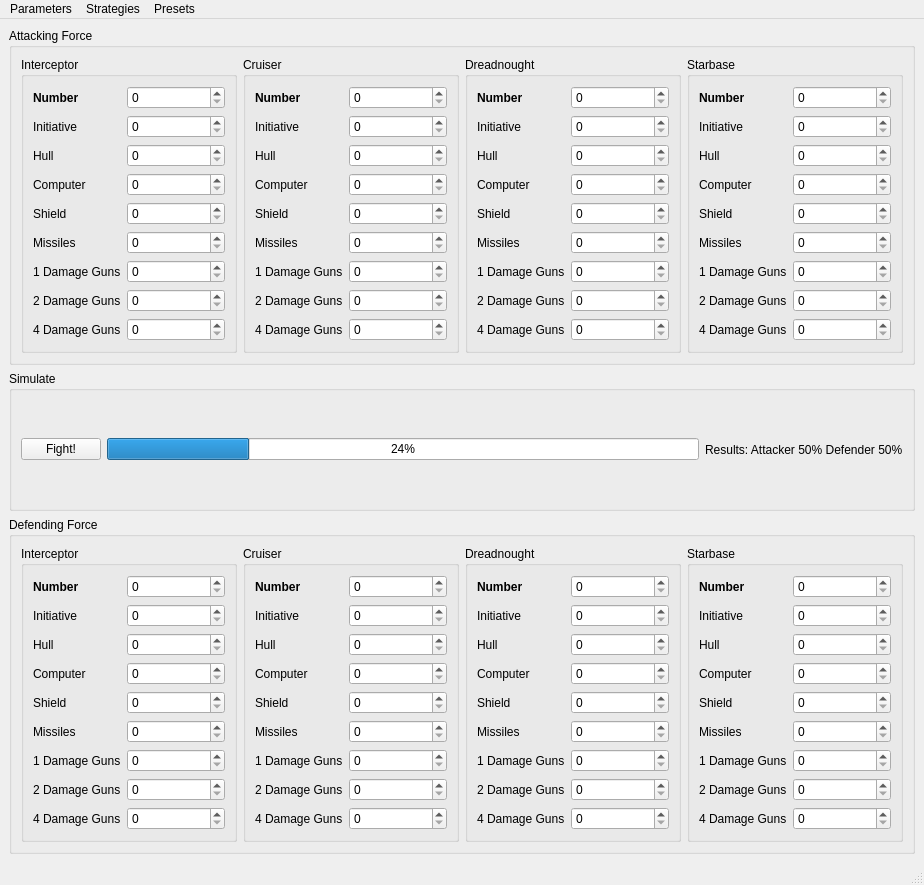
<?xml version="1.0" encoding="UTF-8"?>
<ui version="4.0">
 <class>mainWindow</class>
 <widget class="QMainWindow" name="mainWindow">
  <property name="geometry">
   <rect>
    <x>0</x>
    <y>0</y>
    <width>924</width>
    <height>885</height>
   </rect>
  </property>
  <property name="windowTitle">
   <string>Eclipse Battle Simulator</string>
  </property>
  <widget class="QWidget" name="centralwidget">
   <layout class="QVBoxLayout" name="verticalLayout">
    <item>
     <widget class="QGroupBox" name="groupBox">
      <property name="title">
       <string>Attacking Force</string>
      </property>
      <layout class="QGridLayout" name="gridLayout">
       <item row="0" column="0">
        <widget class="QGroupBox" name="groupBox_2">
         <property name="title">
          <string>Interceptor</string>
         </property>
         <layout class="QFormLayout" name="formLayout">
          <item row="0" column="0">
           <widget class="QLabel" name="label_33">
            <property name="font">
             <font>
              <weight>75</weight>
              <bold>true</bold>
             </font>
            </property>
            <property name="text">
             <string>Number</string>
            </property>
           </widget>
          </item>
          <item row="0" column="1">
           <widget class="QSpinBox" name="spinBox"/>
          </item>
          <item row="1" column="0">
           <widget class="QLabel" name="label_4">
            <property name="text">
             <string>Initiative</string>
            </property>
           </widget>
          </item>
          <item row="1" column="1">
           <widget class="QSpinBox" name="spinBox_5"/>
          </item>
          <item row="2" column="0">
           <widget class="QLabel" name="label">
            <property name="text">
             <string>Hull</string>
            </property>
           </widget>
          </item>
          <item row="2" column="1">
           <widget class="QSpinBox" name="spinBox_2"/>
          </item>
          <item row="3" column="0">
           <widget class="QLabel" name="label_2">
            <property name="text">
             <string>Computer</string>
            </property>
           </widget>
          </item>
          <item row="3" column="1">
           <widget class="QSpinBox" name="spinBox_3"/>
          </item>
          <item row="4" column="0">
           <widget class="QLabel" name="label_3">
            <property name="text">
             <string>Shield</string>
            </property>
           </widget>
          </item>
          <item row="4" column="1">
           <widget class="QSpinBox" name="spinBox_4"/>
          </item>
          <item row="5" column="0">
           <widget class="QLabel" name="label_5">
            <property name="text">
             <string>Missiles</string>
            </property>
           </widget>
          </item>
          <item row="5" column="1">
           <widget class="QSpinBox" name="spinBox_6"/>
          </item>
          <item row="6" column="0">
           <widget class="QLabel" name="label_6">
            <property name="text">
             <string>1 Damage Guns</string>
            </property>
           </widget>
          </item>
          <item row="6" column="1">
           <widget class="QSpinBox" name="spinBox_7"/>
          </item>
          <item row="7" column="0">
           <widget class="QLabel" name="label_7">
            <property name="text">
             <string>2 Damage Guns</string>
            </property>
           </widget>
          </item>
          <item row="7" column="1">
           <widget class="QSpinBox" name="spinBox_8"/>
          </item>
          <item row="8" column="0">
           <widget class="QLabel" name="label_8">
            <property name="text">
             <string>4 Damage Guns</string>
            </property>
           </widget>
          </item>
          <item row="8" column="1">
           <widget class="QSpinBox" name="spinBox_9"/>
          </item>
         </layout>
        </widget>
       </item>
       <item row="0" column="2">
        <widget class="QGroupBox" name="groupBox_5">
         <property name="title">
          <string>Dreadnought</string>
         </property>
         <layout class="QFormLayout" name="formLayout_4">
          <item row="0" column="0">
           <widget class="QLabel" name="label_36">
            <property name="font">
             <font>
              <weight>75</weight>
              <bold>true</bold>
             </font>
            </property>
            <property name="text">
             <string>Number</string>
            </property>
           </widget>
          </item>
          <item row="0" column="1">
           <widget class="QSpinBox" name="spinBox_39"/>
          </item>
          <item row="1" column="0">
           <widget class="QLabel" name="label_28">
            <property name="text">
             <string>Initiative</string>
            </property>
           </widget>
          </item>
          <item row="1" column="1">
           <widget class="QSpinBox" name="spinBox_31"/>
          </item>
          <item row="2" column="0">
           <widget class="QLabel" name="label_25">
            <property name="text">
             <string>Hull</string>
            </property>
           </widget>
          </item>
          <item row="2" column="1">
           <widget class="QSpinBox" name="spinBox_28"/>
          </item>
          <item row="3" column="0">
           <widget class="QLabel" name="label_26">
            <property name="text">
             <string>Computer</string>
            </property>
           </widget>
          </item>
          <item row="3" column="1">
           <widget class="QSpinBox" name="spinBox_29"/>
          </item>
          <item row="4" column="0">
           <widget class="QLabel" name="label_27">
            <property name="text">
             <string>Shield</string>
            </property>
           </widget>
          </item>
          <item row="4" column="1">
           <widget class="QSpinBox" name="spinBox_30"/>
          </item>
          <item row="5" column="0">
           <widget class="QLabel" name="label_29">
            <property name="text">
             <string>Missiles</string>
            </property>
           </widget>
          </item>
          <item row="5" column="1">
           <widget class="QSpinBox" name="spinBox_32"/>
          </item>
          <item row="6" column="0">
           <widget class="QLabel" name="label_30">
            <property name="text">
             <string>1 Damage Guns</string>
            </property>
           </widget>
          </item>
          <item row="6" column="1">
           <widget class="QSpinBox" name="spinBox_33"/>
          </item>
          <item row="7" column="0">
           <widget class="QLabel" name="label_31">
            <property name="text">
             <string>2 Damage Guns</string>
            </property>
           </widget>
          </item>
          <item row="7" column="1">
           <widget class="QSpinBox" name="spinBox_34"/>
          </item>
          <item row="8" column="0">
           <widget class="QLabel" name="label_32">
            <property name="text">
             <string>4 Damage Guns</string>
            </property>
           </widget>
          </item>
          <item row="8" column="1">
           <widget class="QSpinBox" name="spinBox_35"/>
          </item>
         </layout>
        </widget>
       </item>
       <item row="0" column="1">
        <widget class="QGroupBox" name="groupBox_3">
         <property name="title">
          <string>Cruiser</string>
         </property>
         <layout class="QFormLayout" name="formLayout_2">
          <item row="0" column="0">
           <widget class="QLabel" name="label_34">
            <property name="font">
             <font>
              <weight>75</weight>
              <bold>true</bold>
             </font>
            </property>
            <property name="text">
             <string>Number</string>
            </property>
           </widget>
          </item>
          <item row="0" column="1">
           <widget class="QSpinBox" name="spinBox_37"/>
          </item>
          <item row="1" column="0">
           <widget class="QLabel" name="label_12">
            <property name="text">
             <string>Initiative</string>
            </property>
           </widget>
          </item>
          <item row="1" column="1">
           <widget class="QSpinBox" name="spinBox_13"/>
          </item>
          <item row="2" column="0">
           <widget class="QLabel" name="label_9">
            <property name="text">
             <string>Hull</string>
            </property>
           </widget>
          </item>
          <item row="2" column="1">
           <widget class="QSpinBox" name="spinBox_10"/>
          </item>
          <item row="3" column="0">
           <widget class="QLabel" name="label_10">
            <property name="text">
             <string>Computer</string>
            </property>
           </widget>
          </item>
          <item row="3" column="1">
           <widget class="QSpinBox" name="spinBox_11"/>
          </item>
          <item row="4" column="0">
           <widget class="QLabel" name="label_11">
            <property name="text">
             <string>Shield</string>
            </property>
           </widget>
          </item>
          <item row="4" column="1">
           <widget class="QSpinBox" name="spinBox_12"/>
          </item>
          <item row="5" column="0">
           <widget class="QLabel" name="label_13">
            <property name="text">
             <string>Missiles</string>
            </property>
           </widget>
          </item>
          <item row="5" column="1">
           <widget class="QSpinBox" name="spinBox_14"/>
          </item>
          <item row="6" column="0">
           <widget class="QLabel" name="label_14">
            <property name="text">
             <string>1 Damage Guns</string>
            </property>
           </widget>
          </item>
          <item row="6" column="1">
           <widget class="QSpinBox" name="spinBox_15"/>
          </item>
          <item row="7" column="0">
           <widget class="QLabel" name="label_15">
            <property name="text">
             <string>2 Damage Guns</string>
            </property>
           </widget>
          </item>
          <item row="7" column="1">
           <widget class="QSpinBox" name="spinBox_16"/>
          </item>
          <item row="8" column="0">
           <widget class="QLabel" name="label_16">
            <property name="text">
             <string>4 Damage Guns</string>
            </property>
           </widget>
          </item>
          <item row="8" column="1">
           <widget class="QSpinBox" name="spinBox_17"/>
          </item>
         </layout>
        </widget>
       </item>
       <item row="0" column="3">
        <widget class="QGroupBox" name="groupBox_4">
         <property name="title">
          <string>Starbase</string>
         </property>
         <layout class="QFormLayout" name="formLayout_3">
          <item row="0" column="0">
           <widget class="QLabel" name="label_37">
            <property name="font">
             <font>
              <weight>75</weight>
              <bold>true</bold>
             </font>
            </property>
            <property name="text">
             <string>Number</string>
            </property>
           </widget>
          </item>
          <item row="0" column="1">
           <widget class="QSpinBox" name="spinBox_38"/>
          </item>
          <item row="1" column="0">
           <widget class="QLabel" name="label_20">
            <property name="text">
             <string>Initiative</string>
            </property>
           </widget>
          </item>
          <item row="1" column="1">
           <widget class="QSpinBox" name="spinBox_22"/>
          </item>
          <item row="2" column="0">
           <widget class="QLabel" name="label_17">
            <property name="text">
             <string>Hull</string>
            </property>
           </widget>
          </item>
          <item row="2" column="1">
           <widget class="QSpinBox" name="spinBox_19"/>
          </item>
          <item row="3" column="0">
           <widget class="QLabel" name="label_18">
            <property name="text">
             <string>Computer</string>
            </property>
           </widget>
          </item>
          <item row="3" column="1">
           <widget class="QSpinBox" name="spinBox_20"/>
          </item>
          <item row="4" column="0">
           <widget class="QLabel" name="label_19">
            <property name="text">
             <string>Shield</string>
            </property>
           </widget>
          </item>
          <item row="4" column="1">
           <widget class="QSpinBox" name="spinBox_21"/>
          </item>
          <item row="5" column="0">
           <widget class="QLabel" name="label_21">
            <property name="text">
             <string>Missiles</string>
            </property>
           </widget>
          </item>
          <item row="5" column="1">
           <widget class="QSpinBox" name="spinBox_23"/>
          </item>
          <item row="6" column="0">
           <widget class="QLabel" name="label_22">
            <property name="text">
             <string>1 Damage Guns</string>
            </property>
           </widget>
          </item>
          <item row="6" column="1">
           <widget class="QSpinBox" name="spinBox_24"/>
          </item>
          <item row="7" column="0">
           <widget class="QLabel" name="label_23">
            <property name="text">
             <string>2 Damage Guns</string>
            </property>
           </widget>
          </item>
          <item row="7" column="1">
           <widget class="QSpinBox" name="spinBox_25"/>
          </item>
          <item row="8" column="0">
           <widget class="QLabel" name="label_24">
            <property name="text">
             <string>4 Damage Guns</string>
            </property>
           </widget>
          </item>
          <item row="8" column="1">
           <widget class="QSpinBox" name="spinBox_26"/>
          </item>
         </layout>
        </widget>
       </item>
      </layout>
     </widget>
    </item>
    <item>
     <widget class="QGroupBox" name="groupBox_11">
      <property name="title">
       <string>Simulate</string>
      </property>
      <layout class="QHBoxLayout" name="horizontalLayout">
       <item>
        <widget class="QPushButton" name="pushButton">
         <property name="text">
          <string>Fight!</string>
         </property>
        </widget>
       </item>
       <item>
        <widget class="QProgressBar" name="progressBar">
         <property name="value">
          <number>24</number>
         </property>
        </widget>
       </item>
       <item>
        <widget class="QLabel" name="label_73">
         <property name="text">
          <string>Results: Attacker 50% Defender 50%</string>
         </property>
        </widget>
       </item>
      </layout>
     </widget>
    </item>
    <item>
     <widget class="QGroupBox" name="groupBox_6">
      <property name="title">
       <string>Defending Force</string>
      </property>
      <layout class="QGridLayout" name="gridLayout_2">
       <item row="0" column="0">
        <widget class="QGroupBox" name="groupBox_7">
         <property name="title">
          <string>Interceptor</string>
         </property>
         <layout class="QFormLayout" name="formLayout_5">
          <item row="0" column="0">
           <widget class="QLabel" name="label_35">
            <property name="font">
             <font>
              <weight>75</weight>
              <bold>true</bold>
             </font>
            </property>
            <property name="text">
             <string>Number</string>
            </property>
           </widget>
          </item>
          <item row="0" column="1">
           <widget class="QSpinBox" name="spinBox_18"/>
          </item>
          <item row="1" column="0">
           <widget class="QLabel" name="label_38">
            <property name="text">
             <string>Initiative</string>
            </property>
           </widget>
          </item>
          <item row="1" column="1">
           <widget class="QSpinBox" name="spinBox_27"/>
          </item>
          <item row="2" column="0">
           <widget class="QLabel" name="label_39">
            <property name="text">
             <string>Hull</string>
            </property>
           </widget>
          </item>
          <item row="2" column="1">
           <widget class="QSpinBox" name="spinBox_36"/>
          </item>
          <item row="3" column="0">
           <widget class="QLabel" name="label_40">
            <property name="text">
             <string>Computer</string>
            </property>
           </widget>
          </item>
          <item row="3" column="1">
           <widget class="QSpinBox" name="spinBox_40"/>
          </item>
          <item row="4" column="0">
           <widget class="QLabel" name="label_41">
            <property name="text">
             <string>Shield</string>
            </property>
           </widget>
          </item>
          <item row="4" column="1">
           <widget class="QSpinBox" name="spinBox_41"/>
          </item>
          <item row="5" column="0">
           <widget class="QLabel" name="label_42">
            <property name="text">
             <string>Missiles</string>
            </property>
           </widget>
          </item>
          <item row="5" column="1">
           <widget class="QSpinBox" name="spinBox_42"/>
          </item>
          <item row="6" column="0">
           <widget class="QLabel" name="label_43">
            <property name="text">
             <string>1 Damage Guns</string>
            </property>
           </widget>
          </item>
          <item row="6" column="1">
           <widget class="QSpinBox" name="spinBox_43"/>
          </item>
          <item row="7" column="0">
           <widget class="QLabel" name="label_44">
            <property name="text">
             <string>2 Damage Guns</string>
            </property>
           </widget>
          </item>
          <item row="7" column="1">
           <widget class="QSpinBox" name="spinBox_44"/>
          </item>
          <item row="8" column="0">
           <widget class="QLabel" name="label_45">
            <property name="text">
             <string>4 Damage Guns</string>
            </property>
           </widget>
          </item>
          <item row="8" column="1">
           <widget class="QSpinBox" name="spinBox_45"/>
          </item>
         </layout>
        </widget>
       </item>
       <item row="0" column="2">
        <widget class="QGroupBox" name="groupBox_8">
         <property name="title">
          <string>Dreadnought</string>
         </property>
         <layout class="QFormLayout" name="formLayout_6">
          <item row="0" column="0">
           <widget class="QLabel" name="label_46">
            <property name="font">
             <font>
              <weight>75</weight>
              <bold>true</bold>
             </font>
            </property>
            <property name="text">
             <string>Number</string>
            </property>
           </widget>
          </item>
          <item row="0" column="1">
           <widget class="QSpinBox" name="spinBox_46"/>
          </item>
          <item row="1" column="0">
           <widget class="QLabel" name="label_47">
            <property name="text">
             <string>Initiative</string>
            </property>
           </widget>
          </item>
          <item row="1" column="1">
           <widget class="QSpinBox" name="spinBox_47"/>
          </item>
          <item row="2" column="0">
           <widget class="QLabel" name="label_48">
            <property name="text">
             <string>Hull</string>
            </property>
           </widget>
          </item>
          <item row="2" column="1">
           <widget class="QSpinBox" name="spinBox_48"/>
          </item>
          <item row="3" column="0">
           <widget class="QLabel" name="label_49">
            <property name="text">
             <string>Computer</string>
            </property>
           </widget>
          </item>
          <item row="3" column="1">
           <widget class="QSpinBox" name="spinBox_49"/>
          </item>
          <item row="4" column="0">
           <widget class="QLabel" name="label_50">
            <property name="text">
             <string>Shield</string>
            </property>
           </widget>
          </item>
          <item row="4" column="1">
           <widget class="QSpinBox" name="spinBox_50"/>
          </item>
          <item row="5" column="0">
           <widget class="QLabel" name="label_51">
            <property name="text">
             <string>Missiles</string>
            </property>
           </widget>
          </item>
          <item row="5" column="1">
           <widget class="QSpinBox" name="spinBox_51"/>
          </item>
          <item row="6" column="0">
           <widget class="QLabel" name="label_52">
            <property name="text">
             <string>1 Damage Guns</string>
            </property>
           </widget>
          </item>
          <item row="6" column="1">
           <widget class="QSpinBox" name="spinBox_52"/>
          </item>
          <item row="7" column="0">
           <widget class="QLabel" name="label_53">
            <property name="text">
             <string>2 Damage Guns</string>
            </property>
           </widget>
          </item>
          <item row="7" column="1">
           <widget class="QSpinBox" name="spinBox_53"/>
          </item>
          <item row="8" column="0">
           <widget class="QLabel" name="label_54">
            <property name="text">
             <string>4 Damage Guns</string>
            </property>
           </widget>
          </item>
          <item row="8" column="1">
           <widget class="QSpinBox" name="spinBox_54"/>
          </item>
         </layout>
        </widget>
       </item>
       <item row="0" column="1">
        <widget class="QGroupBox" name="groupBox_9">
         <property name="title">
          <string>Cruiser</string>
         </property>
         <layout class="QFormLayout" name="formLayout_7">
          <item row="0" column="0">
           <widget class="QLabel" name="label_55">
            <property name="font">
             <font>
              <weight>75</weight>
              <bold>true</bold>
             </font>
            </property>
            <property name="text">
             <string>Number</string>
            </property>
           </widget>
          </item>
          <item row="0" column="1">
           <widget class="QSpinBox" name="spinBox_55"/>
          </item>
          <item row="1" column="0">
           <widget class="QLabel" name="label_56">
            <property name="text">
             <string>Initiative</string>
            </property>
           </widget>
          </item>
          <item row="1" column="1">
           <widget class="QSpinBox" name="spinBox_56"/>
          </item>
          <item row="2" column="0">
           <widget class="QLabel" name="label_57">
            <property name="text">
             <string>Hull</string>
            </property>
           </widget>
          </item>
          <item row="2" column="1">
           <widget class="QSpinBox" name="spinBox_57"/>
          </item>
          <item row="3" column="0">
           <widget class="QLabel" name="label_58">
            <property name="text">
             <string>Computer</string>
            </property>
           </widget>
          </item>
          <item row="3" column="1">
           <widget class="QSpinBox" name="spinBox_58"/>
          </item>
          <item row="4" column="0">
           <widget class="QLabel" name="label_59">
            <property name="text">
             <string>Shield</string>
            </property>
           </widget>
          </item>
          <item row="4" column="1">
           <widget class="QSpinBox" name="spinBox_59"/>
          </item>
          <item row="5" column="0">
           <widget class="QLabel" name="label_60">
            <property name="text">
             <string>Missiles</string>
            </property>
           </widget>
          </item>
          <item row="5" column="1">
           <widget class="QSpinBox" name="spinBox_60"/>
          </item>
          <item row="6" column="0">
           <widget class="QLabel" name="label_61">
            <property name="text">
             <string>1 Damage Guns</string>
            </property>
           </widget>
          </item>
          <item row="6" column="1">
           <widget class="QSpinBox" name="spinBox_61"/>
          </item>
          <item row="7" column="0">
           <widget class="QLabel" name="label_62">
            <property name="text">
             <string>2 Damage Guns</string>
            </property>
           </widget>
          </item>
          <item row="7" column="1">
           <widget class="QSpinBox" name="spinBox_62"/>
          </item>
          <item row="8" column="0">
           <widget class="QLabel" name="label_63">
            <property name="text">
             <string>4 Damage Guns</string>
            </property>
           </widget>
          </item>
          <item row="8" column="1">
           <widget class="QSpinBox" name="spinBox_63"/>
          </item>
         </layout>
        </widget>
       </item>
       <item row="0" column="3">
        <widget class="QGroupBox" name="groupBox_10">
         <property name="title">
          <string>Starbase</string>
         </property>
         <layout class="QFormLayout" name="formLayout_8">
          <item row="0" column="0">
           <widget class="QLabel" name="label_64">
            <property name="font">
             <font>
              <weight>75</weight>
              <bold>true</bold>
             </font>
            </property>
            <property name="text">
             <string>Number</string>
            </property>
           </widget>
          </item>
          <item row="0" column="1">
           <widget class="QSpinBox" name="spinBox_64"/>
          </item>
          <item row="1" column="0">
           <widget class="QLabel" name="label_65">
            <property name="text">
             <string>Initiative</string>
            </property>
           </widget>
          </item>
          <item row="1" column="1">
           <widget class="QSpinBox" name="spinBox_65"/>
          </item>
          <item row="2" column="0">
           <widget class="QLabel" name="label_66">
            <property name="text">
             <string>Hull</string>
            </property>
           </widget>
          </item>
          <item row="2" column="1">
           <widget class="QSpinBox" name="spinBox_66"/>
          </item>
          <item row="3" column="0">
           <widget class="QLabel" name="label_67">
            <property name="text">
             <string>Computer</string>
            </property>
           </widget>
          </item>
          <item row="3" column="1">
           <widget class="QSpinBox" name="spinBox_67"/>
          </item>
          <item row="4" column="0">
           <widget class="QLabel" name="label_68">
            <property name="text">
             <string>Shield</string>
            </property>
           </widget>
          </item>
          <item row="4" column="1">
           <widget class="QSpinBox" name="spinBox_68"/>
          </item>
          <item row="5" column="0">
           <widget class="QLabel" name="label_69">
            <property name="text">
             <string>Missiles</string>
            </property>
           </widget>
          </item>
          <item row="5" column="1">
           <widget class="QSpinBox" name="spinBox_69"/>
          </item>
          <item row="6" column="0">
           <widget class="QLabel" name="label_70">
            <property name="text">
             <string>1 Damage Guns</string>
            </property>
           </widget>
          </item>
          <item row="6" column="1">
           <widget class="QSpinBox" name="spinBox_70"/>
          </item>
          <item row="7" column="0">
           <widget class="QLabel" name="label_71">
            <property name="text">
             <string>2 Damage Guns</string>
            </property>
           </widget>
          </item>
          <item row="7" column="1">
           <widget class="QSpinBox" name="spinBox_71"/>
          </item>
          <item row="8" column="0">
           <widget class="QLabel" name="label_72">
            <property name="text">
             <string>4 Damage Guns</string>
            </property>
           </widget>
          </item>
          <item row="8" column="1">
           <widget class="QSpinBox" name="spinBox_72"/>
          </item>
         </layout>
        </widget>
       </item>
      </layout>
     </widget>
    </item>
   </layout>
  </widget>
  <widget class="QMenuBar" name="menubar">
   <property name="geometry">
    <rect>
     <x>0</x>
     <y>0</y>
     <width>924</width>
     <height>19</height>
    </rect>
   </property>
   <widget class="QMenu" name="menuSimulation">
    <property name="title">
     <string>Parameters</string>
    </property>
    <addaction name="actionNumber_of_trials"/>
   </widget>
   <widget class="QMenu" name="menuStrategies">
    <property name="title">
     <string>Strategies</string>
    </property>
    <addaction name="actionRetreat"/>
   </widget>
   <widget class="QMenu" name="menuPresets">
    <property name="title">
     <string>Presets</string>
    </property>
    <widget class="QMenu" name="menuAncient_Cruisers">
     <property name="title">
      <string>Ancient Cruisers</string>
     </property>
     <addaction name="action1"/>
     <addaction name="action2"/>
     <addaction name="action3"/>
    </widget>
    <addaction name="actionAncient_Interceptor"/>
    <addaction name="menuAncient_Cruisers"/>
    <addaction name="actionAncient_Dreadnoughts"/>
    <addaction name="actionGCDS"/>
   </widget>
   <addaction name="menuSimulation"/>
   <addaction name="menuStrategies"/>
   <addaction name="menuPresets"/>
  </widget>
  <widget class="QStatusBar" name="statusbar"/>
  <action name="actionNumber_of_trials">
   <property name="text">
    <string>Number of trials</string>
   </property>
  </action>
  <action name="actionRetreat">
   <property name="text">
    <string>Retreat</string>
   </property>
  </action>
  <action name="actionAncient_Interceptor">
   <property name="text">
    <string>Ancient Interceptor</string>
   </property>
  </action>
  <action name="action1">
   <property name="text">
    <string>1</string>
   </property>
  </action>
  <action name="action2">
   <property name="text">
    <string>2</string>
   </property>
  </action>
  <action name="action3">
   <property name="text">
    <string>3</string>
   </property>
  </action>
  <action name="actionAncient_Dreadnoughts">
   <property name="text">
    <string>Ancient Dreadnoughts</string>
   </property>
  </action>
  <action name="actionGCDS">
   <property name="text">
    <string>GCDS</string>
   </property>
  </action>
 </widget>
 <resources/>
 <connections/>
</ui>
